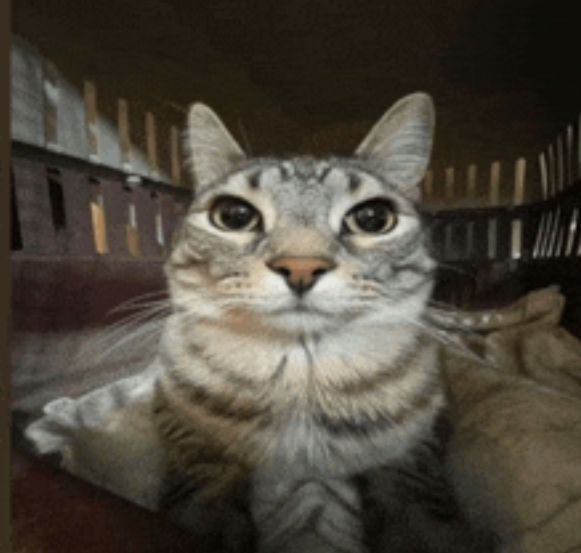
#> input picture week_6/images/cat.jpg, 581 x 553 px
$ python Histogram.py
#> lines starting #> are read from the running program, lines starting #| are printed output that depends on the picture
import cv2 as cv
import numpy as np
from matplotlib import pyplot as plt

# Load image in grayscale
img = cv.imread("../week_6/images/cat.jpg", cv.IMREAD_GRAYSCALE)
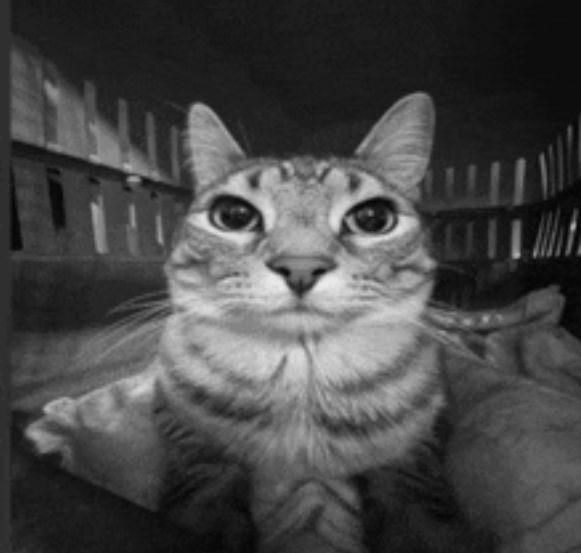
#> img: shape (553, 581); min 1, max 237, mean 70.6
assert img is not None, "Image not found!"

# 1. Histogram using OpenCV
hist_cv = cv.calcHist([img], [0], None, [256], [0, 256])
#> hist_cv = 256 values, max 9836 at index 26, min 0 at index 0, mean 1255.1

# 2. Histogram using NumPy
hist_np, bins_np = np.histogram(img.ravel(), 256, [0, 256])
#> hist_np has the same summary as hist_cv; bins_np = 257 values from 0 to 256

# 3. Faster NumPy method
hist_fast = np.bincount(img.ravel(), minlength=256)
#> hist_fast has the same summary as hist_cv

# Plot all three for comparison
plt.figure(figsize=(10, 6))
plt.plot(hist_cv, label='OpenCV - calcHist', color='blue')
plt.plot(hist_np, label='NumPy - histogram', color='green', linestyle='dashed')
plt.plot(hist_fast, label='NumPy - bincount', color='red', linestyle='dotted')
plt.legend()
plt.title('Grayscale Histogram Comparison')
plt.xlabel('Pixel Intensity')
plt.ylabel('Pixel Count')
plt.grid(True)
plt.xlim([0, 256])
plt.show()
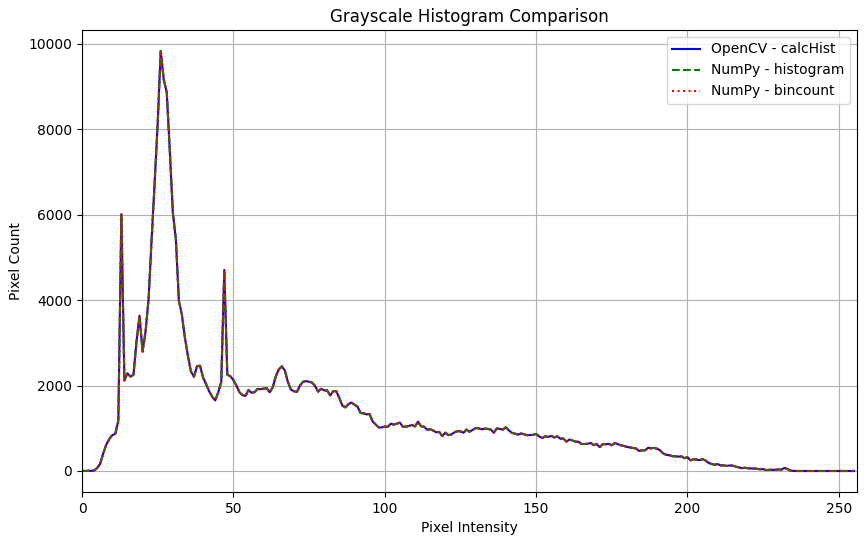
#> figure drawn by matplotlib, 1 panel; curve peaks at x = 26, y = 9836; curve peaks at x = 26, y = 9836; curve peaks at x = 26, y = 9836

# Color image histogram

img_color = cv.imread("../week_6/images/cat.jpg")
#> img_color is the input picture: shape (553, 581, 3); mean B, G, R 59.6, 70, 76.2
assert img_color is not None, "Image not found!"

color = ('b', 'g', 'r')
plt.figure(figsize=(8, 4))
for i, col in enumerate(color):
    histr = cv.calcHist([img_color], [i], None, [256], [0, 256])
    plt.plot(histr, color=col)
plt.title('Color Histogram')
plt.xlabel('Pixel Intensity')
plt.ylabel('Pixel Count')
plt.xlim([0, 256])
plt.grid(True)
plt.show()
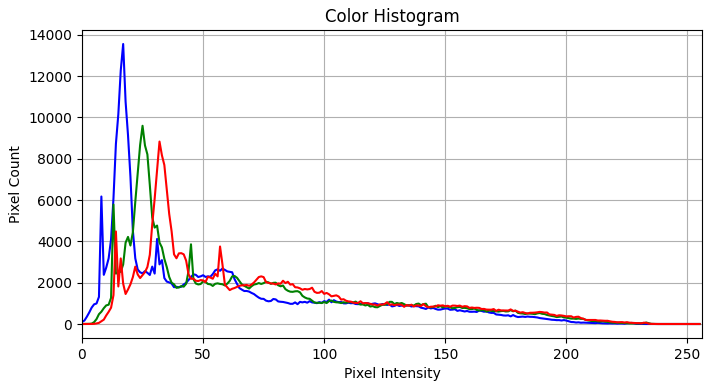
#> figure drawn by matplotlib, 1 panel; curve peaks at x = 17, y = 13555; curve peaks at x = 25, y = 9596; curve peaks at x = 32, y = 8832


# Masked region histogram

mask = np.zeros(img.shape[:2], np.uint8)
mask[100:300, 100:400] = 255
masked_img = cv.bitwise_and(img, img, mask=mask)
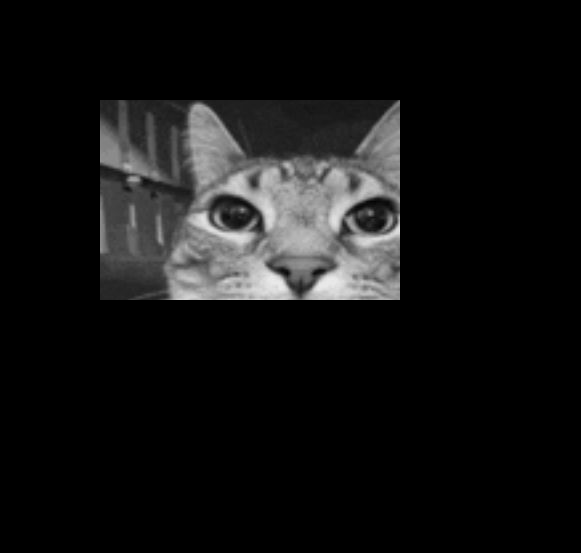
#> masked_img: shape (553, 581); min 0, max 237, mean 19.3

hist_masked = cv.calcHist([img], [0], mask, [256], [0, 256])
#> hist_masked = 256 values, max 960 at index 33, min 0 at index 0, mean 234.4

# Plot full vs masked histogram
plt.subplot(2, 2, 1), plt.imshow(img, cmap='gray'), plt.title('Original')
plt.subplot(2, 2, 2), plt.imshow(mask, cmap='gray'), plt.title('Mask')
plt.subplot(2, 2, 3), plt.imshow(masked_img, cmap='gray'), plt.title('Masked Image')
plt.subplot(2, 2, 4), plt.plot(hist_cv, label='Full Image')
plt.plot(hist_masked, label='Masked Region')
plt.legend(), plt.title('Histogram Comparison'), plt.xlim([0, 256])
plt.tight_layout()
plt.show()
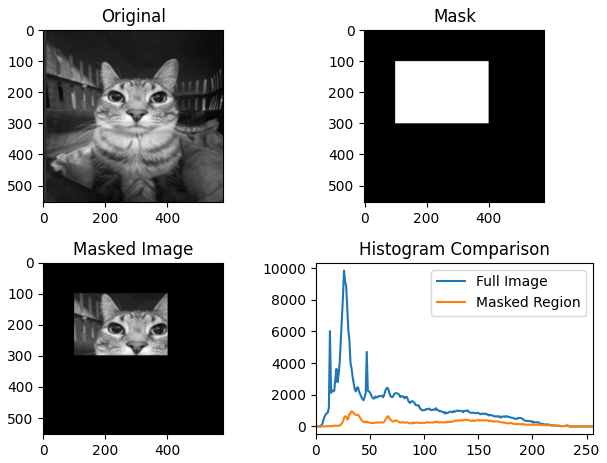
#> figure drawn by matplotlib, 4 panels; panel 4: curve peaks at x = 26, y = 9836; panel 4: curve peaks at x = 33, y = 960
